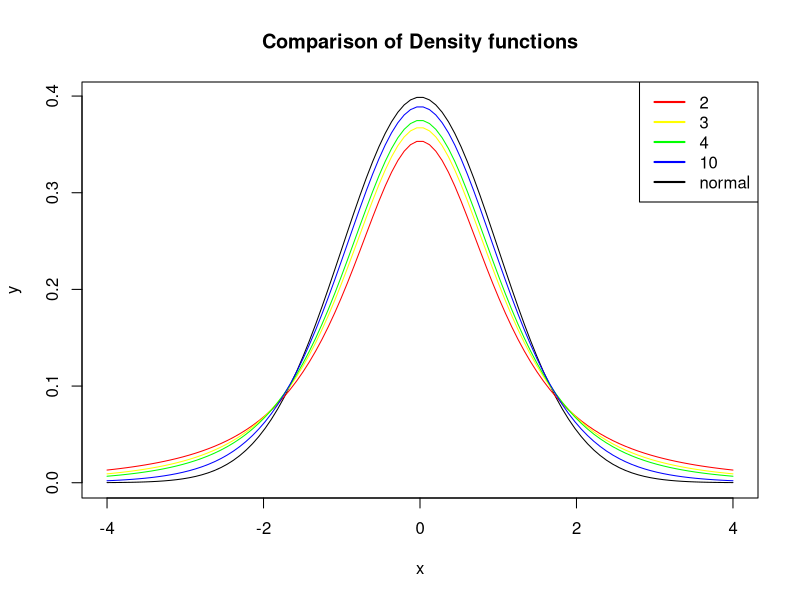

Write R code to recreate this figure.
# page number: 356

x <- seq(-4, 4, length=100)
y <- dnorm(x)

d <- c(2, 3, 4, 10)
colors <- c("red", "yellow", "green", "blue", "black")
labels <- c("2", "3", "4", "10","normal")

plot(x, y, type="l", main="Comparison of Density functions")

for (i in 1:4){
  lines(x, dt(x,d[i]), col=colors[i])
}

legend("topright", labels, lwd=2, lty=c(1,1,1,1,1), col=colors)
